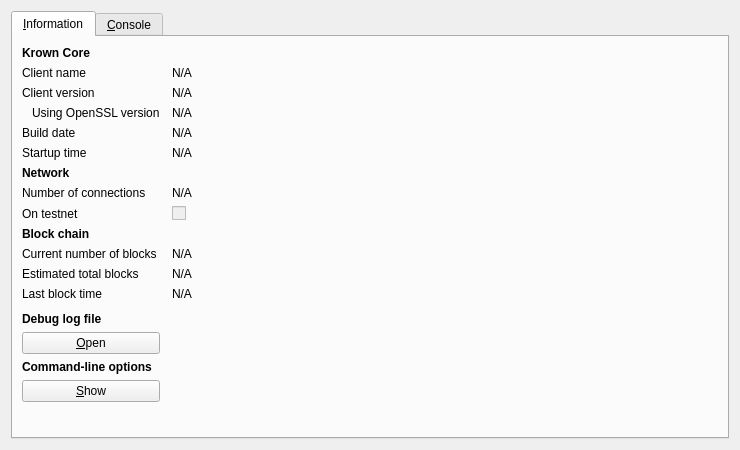
<?xml version="1.0" encoding="UTF-8"?>
<ui version="4.0">
 <class>RPCConsole</class>
 <widget class="QDialog" name="RPCConsole">
  <property name="geometry">
   <rect>
    <x>0</x>
    <y>0</y>
    <width>740</width>
    <height>450</height>
   </rect>
  </property>
  <property name="windowTitle">
   <string>Krown - Debug window</string>
  </property>
  <layout class="QVBoxLayout" name="verticalLayout_2">
   <item>
    <widget class="QTabWidget" name="tabWidget">
     <property name="currentIndex">
      <number>0</number>
     </property>
     <widget class="QWidget" name="tab_info">
      <attribute name="title">
       <string>&amp;Information</string>
      </attribute>
      <layout class="QGridLayout" name="gridLayout" columnstretch="0,1">
       <property name="horizontalSpacing">
        <number>12</number>
       </property>
       <item row="0" column="0">
        <widget class="QLabel" name="label_9">
         <property name="font">
          <font>
           <weight>75</weight>
           <bold>true</bold>
          </font>
         </property>
         <property name="text">
          <string>Krown Core</string>
         </property>
        </widget>
       </item>
       <item row="1" column="0">
        <widget class="QLabel" name="label_5">
         <property name="text">
          <string>Client name</string>
         </property>
        </widget>
       </item>
       <item row="1" column="1">
        <widget class="QLabel" name="clientName">
         <property name="cursor">
          <cursorShape>IBeamCursor</cursorShape>
         </property>
         <property name="text">
          <string>N/A</string>
         </property>
         <property name="textFormat">
          <enum>Qt::PlainText</enum>
         </property>
         <property name="textInteractionFlags">
          <set>Qt::LinksAccessibleByMouse|Qt::TextSelectableByKeyboard|Qt::TextSelectableByMouse</set>
         </property>
        </widget>
       </item>
       <item row="2" column="0">
        <widget class="QLabel" name="label_6">
         <property name="text">
          <string>Client version</string>
         </property>
        </widget>
       </item>
       <item row="2" column="1">
        <widget class="QLabel" name="clientVersion">
         <property name="cursor">
          <cursorShape>IBeamCursor</cursorShape>
         </property>
         <property name="text">
          <string>N/A</string>
         </property>
         <property name="textFormat">
          <enum>Qt::PlainText</enum>
         </property>
         <property name="textInteractionFlags">
          <set>Qt::LinksAccessibleByMouse|Qt::TextSelectableByKeyboard|Qt::TextSelectableByMouse</set>
         </property>
        </widget>
       </item>
       <item row="3" column="0">
        <widget class="QLabel" name="label_14">
         <property name="text">
          <string>Using OpenSSL version</string>
         </property>
         <property name="indent">
          <number>10</number>
         </property>
        </widget>
       </item>
       <item row="3" column="1">
        <widget class="QLabel" name="openSSLVersion">
         <property name="cursor">
          <cursorShape>IBeamCursor</cursorShape>
         </property>
         <property name="text">
          <string>N/A</string>
         </property>
         <property name="textFormat">
          <enum>Qt::PlainText</enum>
         </property>
         <property name="textInteractionFlags">
          <set>Qt::LinksAccessibleByMouse|Qt::TextSelectableByKeyboard|Qt::TextSelectableByMouse</set>
         </property>
        </widget>
       </item>
       <item row="4" column="0">
        <widget class="QLabel" name="label_12">
         <property name="text">
          <string>Build date</string>
         </property>
        </widget>
       </item>
       <item row="4" column="1">
        <widget class="QLabel" name="buildDate">
         <property name="cursor">
          <cursorShape>IBeamCursor</cursorShape>
         </property>
         <property name="text">
          <string>N/A</string>
         </property>
         <property name="textFormat">
          <enum>Qt::PlainText</enum>
         </property>
         <property name="textInteractionFlags">
          <set>Qt::LinksAccessibleByMouse|Qt::TextSelectableByKeyboard|Qt::TextSelectableByMouse</set>
         </property>
        </widget>
       </item>
       <item row="5" column="0">
        <widget class="QLabel" name="label_13">
         <property name="text">
          <string>Startup time</string>
         </property>
        </widget>
       </item>
       <item row="5" column="1">
        <widget class="QLabel" name="startupTime">
         <property name="cursor">
          <cursorShape>IBeamCursor</cursorShape>
         </property>
         <property name="text">
          <string>N/A</string>
         </property>
         <property name="textFormat">
          <enum>Qt::PlainText</enum>
         </property>
         <property name="textInteractionFlags">
          <set>Qt::LinksAccessibleByMouse|Qt::TextSelectableByKeyboard|Qt::TextSelectableByMouse</set>
         </property>
        </widget>
       </item>
       <item row="6" column="0">
        <widget class="QLabel" name="label_11">
         <property name="font">
          <font>
           <weight>75</weight>
           <bold>true</bold>
          </font>
         </property>
         <property name="text">
          <string>Network</string>
         </property>
        </widget>
       </item>
       <item row="7" column="0">
        <widget class="QLabel" name="label_7">
         <property name="text">
          <string>Number of connections</string>
         </property>
        </widget>
       </item>
       <item row="7" column="1">
        <widget class="QLabel" name="numberOfConnections">
         <property name="cursor">
          <cursorShape>IBeamCursor</cursorShape>
         </property>
         <property name="text">
          <string>N/A</string>
         </property>
         <property name="textFormat">
          <enum>Qt::PlainText</enum>
         </property>
         <property name="textInteractionFlags">
          <set>Qt::LinksAccessibleByMouse|Qt::TextSelectableByKeyboard|Qt::TextSelectableByMouse</set>
         </property>
        </widget>
       </item>
       <item row="8" column="0">
        <widget class="QLabel" name="label_8">
         <property name="text">
          <string>On testnet</string>
         </property>
        </widget>
       </item>
       <item row="8" column="1">
        <widget class="QCheckBox" name="isTestNet">
         <property name="enabled">
          <bool>false</bool>
         </property>
         <property name="text">
          <string/>
         </property>
        </widget>
       </item>
       <item row="9" column="0">
        <widget class="QLabel" name="label_10">
         <property name="font">
          <font>
           <weight>75</weight>
           <bold>true</bold>
          </font>
         </property>
         <property name="text">
          <string>Block chain</string>
         </property>
        </widget>
       </item>
       <item row="10" column="0">
        <widget class="QLabel" name="label_3">
         <property name="text">
          <string>Current number of blocks</string>
         </property>
        </widget>
       </item>
       <item row="10" column="1">
        <widget class="QLabel" name="numberOfBlocks">
         <property name="cursor">
          <cursorShape>IBeamCursor</cursorShape>
         </property>
         <property name="text">
          <string>N/A</string>
         </property>
         <property name="textFormat">
          <enum>Qt::PlainText</enum>
         </property>
         <property name="textInteractionFlags">
          <set>Qt::LinksAccessibleByMouse|Qt::TextSelectableByKeyboard|Qt::TextSelectableByMouse</set>
         </property>
        </widget>
       </item>
       <item row="11" column="0">
        <widget class="QLabel" name="label_4">
         <property name="text">
          <string>Estimated total blocks</string>
         </property>
        </widget>
       </item>
       <item row="11" column="1">
        <widget class="QLabel" name="totalBlocks">
         <property name="cursor">
          <cursorShape>IBeamCursor</cursorShape>
         </property>
         <property name="text">
          <string>N/A</string>
         </property>
         <property name="textFormat">
          <enum>Qt::PlainText</enum>
         </property>
         <property name="textInteractionFlags">
          <set>Qt::LinksAccessibleByMouse|Qt::TextSelectableByKeyboard|Qt::TextSelectableByMouse</set>
         </property>
        </widget>
       </item>
       <item row="12" column="0">
        <widget class="QLabel" name="label_2">
         <property name="text">
          <string>Last block time</string>
         </property>
        </widget>
       </item>
       <item row="12" column="1">
        <widget class="QLabel" name="lastBlockTime">
         <property name="cursor">
          <cursorShape>IBeamCursor</cursorShape>
         </property>
         <property name="text">
          <string>N/A</string>
         </property>
         <property name="textFormat">
          <enum>Qt::PlainText</enum>
         </property>
         <property name="textInteractionFlags">
          <set>Qt::LinksAccessibleByMouse|Qt::TextSelectableByKeyboard|Qt::TextSelectableByMouse</set>
         </property>
        </widget>
       </item>
       <item row="13" column="0">
        <spacer name="verticalSpacer_2">
         <property name="orientation">
          <enum>Qt::Vertical</enum>
         </property>
         <property name="sizeHint" stdset="0">
          <size>
           <width>20</width>
           <height>20</height>
          </size>
         </property>
        </spacer>
       </item>
       <item row="14" column="0">
        <widget class="QLabel" name="labelDebugLogfile">
         <property name="font">
          <font>
           <weight>75</weight>
           <bold>true</bold>
          </font>
         </property>
         <property name="text">
          <string>Debug log file</string>
         </property>
        </widget>
       </item>
       <item row="15" column="0">
        <widget class="QPushButton" name="openDebugLogfileButton">
         <property name="toolTip">
          <string>Open the Krown debug log file from the current data directory. This can take a few seconds for large log files.</string>
         </property>
         <property name="text">
          <string>&amp;Open</string>
         </property>
         <property name="autoDefault">
          <bool>false</bool>
         </property>
        </widget>
       </item>
       <item row="16" column="0">
        <widget class="QLabel" name="labelCLOptions">
         <property name="font">
          <font>
           <weight>75</weight>
           <bold>true</bold>
          </font>
         </property>
         <property name="text">
          <string>Command-line options</string>
         </property>
        </widget>
       </item>
       <item row="17" column="0">
        <widget class="QPushButton" name="showCLOptionsButton">
         <property name="toolTip">
          <string>Show the Krown-Qt help message to get a list with possible Krown command-line options.</string>
         </property>
         <property name="text">
          <string>&amp;Show</string>
         </property>
         <property name="autoDefault">
          <bool>false</bool>
         </property>
        </widget>
       </item>
       <item row="18" column="0">
        <spacer name="verticalSpacer">
         <property name="orientation">
          <enum>Qt::Vertical</enum>
         </property>
         <property name="sizeHint" stdset="0">
          <size>
           <width>20</width>
           <height>40</height>
          </size>
         </property>
        </spacer>
       </item>
      </layout>
     </widget>
     <widget class="QWidget" name="tab_console">
      <attribute name="title">
       <string>&amp;Console</string>
      </attribute>
      <layout class="QVBoxLayout" name="verticalLayout_3">
       <property name="spacing">
        <number>3</number>
       </property>
       <item>
        <widget class="QTextEdit" name="messagesWidget">
         <property name="minimumSize">
          <size>
           <width>0</width>
           <height>100</height>
          </size>
         </property>
         <property name="readOnly">
          <bool>true</bool>
         </property>
         <property name="tabKeyNavigation" stdset="0">
          <bool>false</bool>
         </property>
         <property name="columnCount" stdset="0">
          <number>2</number>
         </property>
        </widget>
       </item>
       <item>
        <layout class="QHBoxLayout" name="horizontalLayout">
         <property name="spacing">
          <number>3</number>
         </property>
         <item>
          <widget class="QLabel" name="label">
           <property name="text">
            <string notr="true">&gt;</string>
           </property>
          </widget>
         </item>
         <item>
          <widget class="QLineEdit" name="lineEdit"/>
         </item>
         <item>
          <widget class="QPushButton" name="clearButton">
           <property name="maximumSize">
            <size>
             <width>24</width>
             <height>24</height>
            </size>
           </property>
           <property name="toolTip">
            <string>Clear console</string>
           </property>
           <property name="text">
            <string/>
           </property>
           <property name="icon">
            <iconset resource="../bitcoin.qrc">
             <normaloff>:/icons/remove</normaloff>:/icons/remove</iconset>
           </property>
           <property name="shortcut">
            <string notr="true">Ctrl+L</string>
           </property>
           <property name="autoDefault">
            <bool>false</bool>
           </property>
          </widget>
         </item>
        </layout>
       </item>
      </layout>
     </widget>
    </widget>
   </item>
  </layout>
 </widget>
 <resources>
  <include location="../bitcoin.qrc"/>
 </resources>
 <connections/>
</ui>
